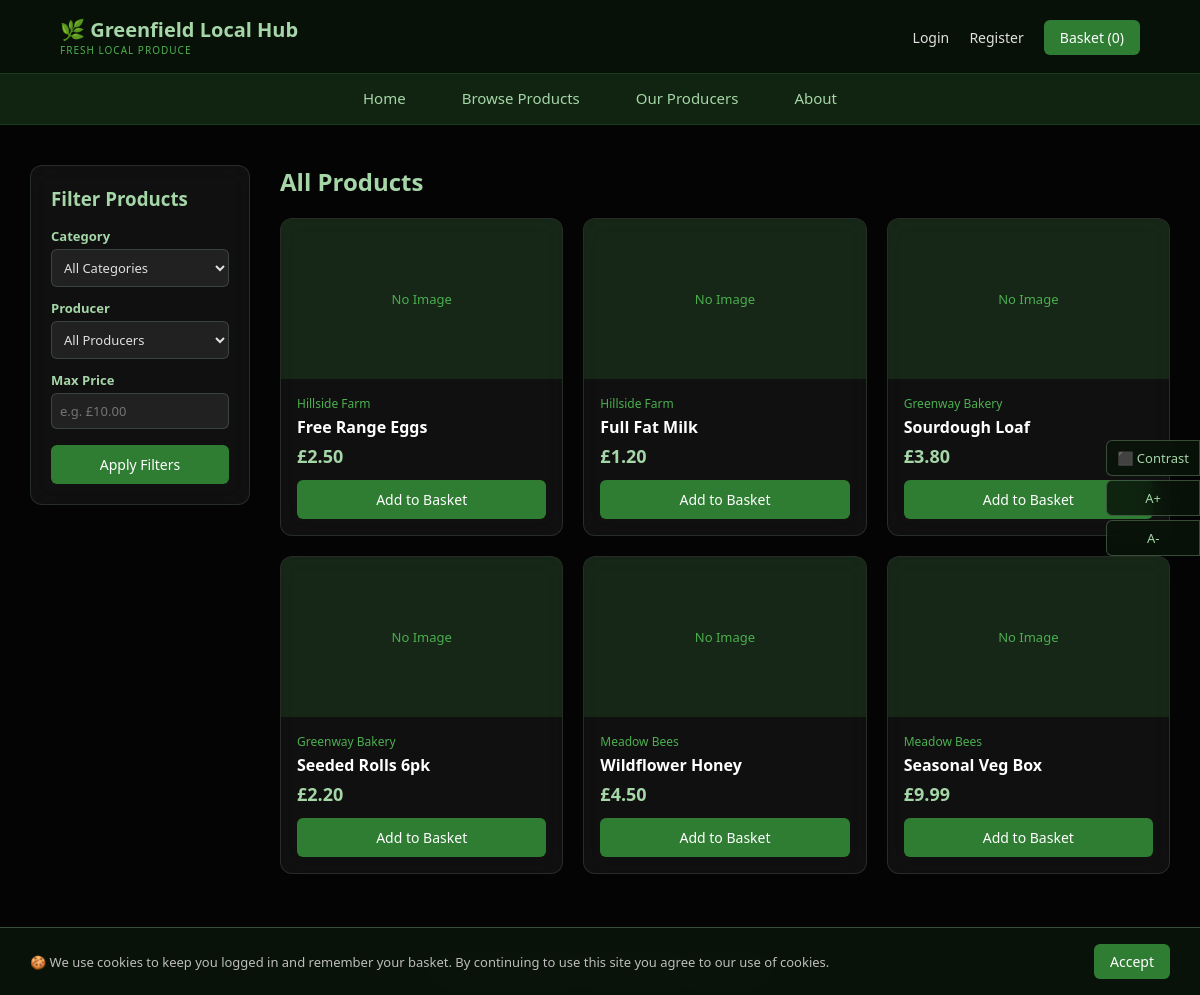
/products, run on an earlier commit of the app's database.
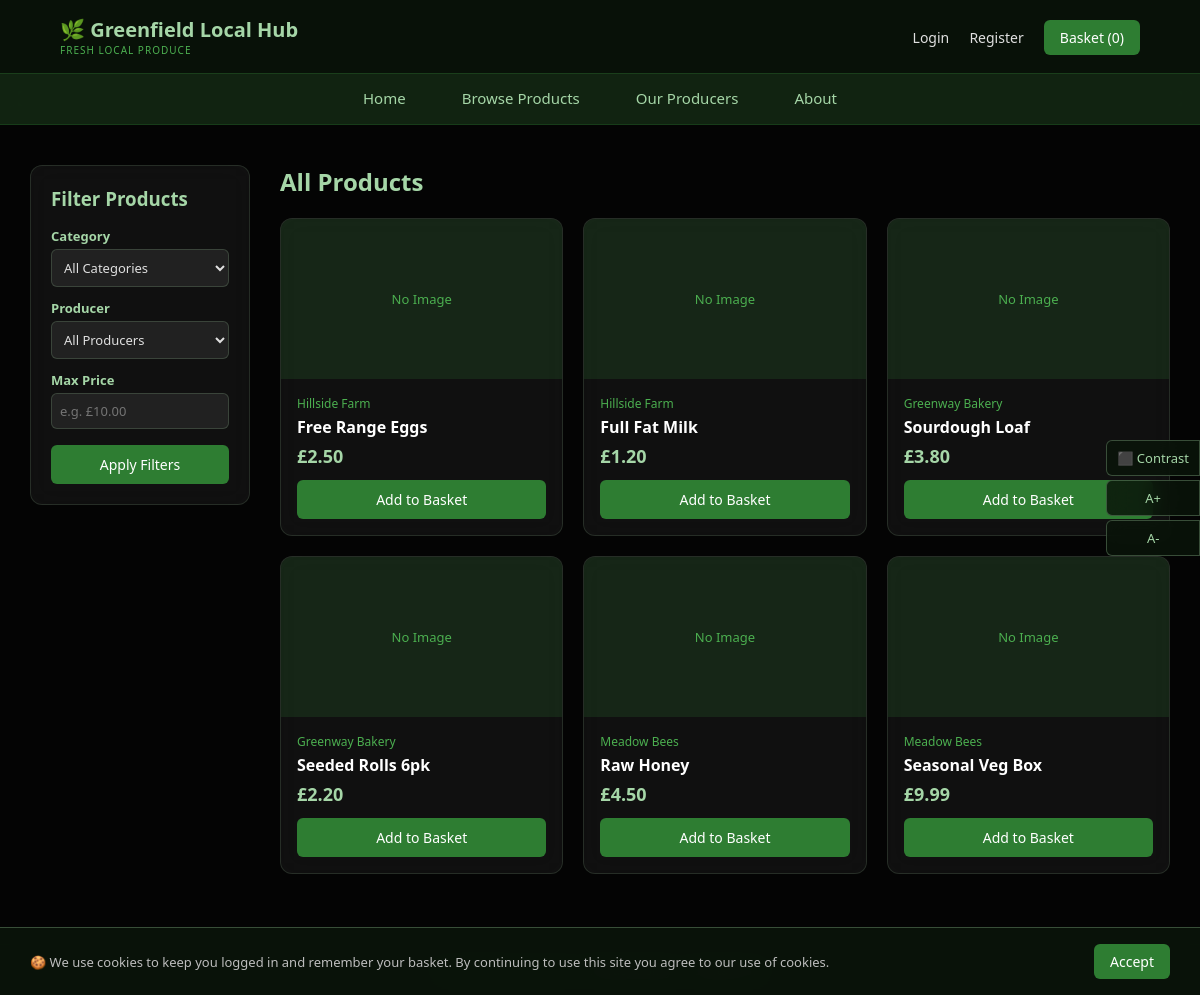
And on a later commit of the database.
### main.py (models this page shows)
class Product(db.Model):
    id = db.Column(db.Integer, primary_key=True)
    name = db.Column(db.String(100), nullable=False)
    description = db.Column(db.Text)
    price = db.Column(db.Float, nullable=False)
    stock = db.Column(db.Integer, default=0)
    category = db.Column(db.String(50))
    allergens = db.Column(db.String(200))  # Required by FSA regulations
    status = db.Column(db.String(20), default='pending')
    producer_id = db.Column(db.Integer, db.ForeignKey('producer.id'), nullable=False)

class Producer(db.Model):
    id = db.Column(db.Integer, primary_key=True)
    name = db.Column(db.String(100), nullable=False)
    description = db.Column(db.Text)
    location = db.Column(db.String(150))
    user_id = db.Column(db.Integer, db.ForeignKey('user.id'))
    products = db.relationship('Product', backref='producer', lazy=True)

### main.py (the view)
@app.route('/products')
def products():
    category = request.args.get('category')
    producer_id = request.args.get('producer')
    max_price = request.args.get('max_price')
    query = Product.query.filter_by(status='live')
    if category:
        query = query.filter_by(category=category)
    if producer_id:
        query = query.filter_by(producer_id=producer_id)
    if max_price:
        query = query.filter(Product.price <= float(max_price))
    products = query.all()
    producers = Producer.query.all()
    categories = db.session.query(Product.category).distinct().all()
    return render_template('products.html', products=products,
                           producers=producers, categories=categories)

### templates/products.html (shortened to what this page needs)
{% extends 'base.html' %}
{% block content %}
<div class="page-layout">
    <aside class="filter-panel">
        <h3>Filter Products</h3>
        <form method="GET" action="{{ url_for('products') }}">
            <label>Category</label>
            <select name="category">
                <option value="">All Categories</option>
            </select>
            <label>Producer</label>
            <select name="producer">
                <option value="">All Producers</option>
            </select>
            <label>Max Price</label>
            <input type="number" name="max_price" placeholder="e.g. £10.00"
                   value="{{ request.args.get('max_price', '') }}" min="0" step="0.01">
            <button type="submit" class="btn-primary">Apply Filters</button>
        </form>
    </aside>
    <section class="product-section">
        <h2>All Products</h2>
        {% if products %}
            <div class="product-grid">
                {% for product in products %}
                    <div class="product-card">
                        <div class="product-image">
                            <span>No Image</span>
                        </div>
                        <div class="product-info">
                            <p class="product-producer">{{ product.producer.name }}</p>
                            <a href="{{ url_for('product_detail', product_id=product.id) }}">
                                <h3 class="product-name">{{ product.name }}</h3>
                            </a>
                            <p class="product-price">£{{ "%.2f"|format(product.price) }}</p>
                            {% if product.stock > 0 %}
                                <form method="POST" action="{{ url_for('add_to_basket', product_id=product.id) }}">
                                    <button type="submit" class="btn-primary">Add to Basket</button>
                                </form>
                            {% else %}
                                <button class="btn-secondary" disabled>Out of Stock</button>
                            {% endif %}
                        </div>
                    </div>
                {% endfor %}
            </div>
        {% else %}
            <p>No products found — try adjusting your filters.</p>
        {% endif %}
    </section>
</div>
{% endblock %}

What changed in the data, as far as the page shows it:
changed Product: name "Wildflower Honey" → "Raw Honey"
